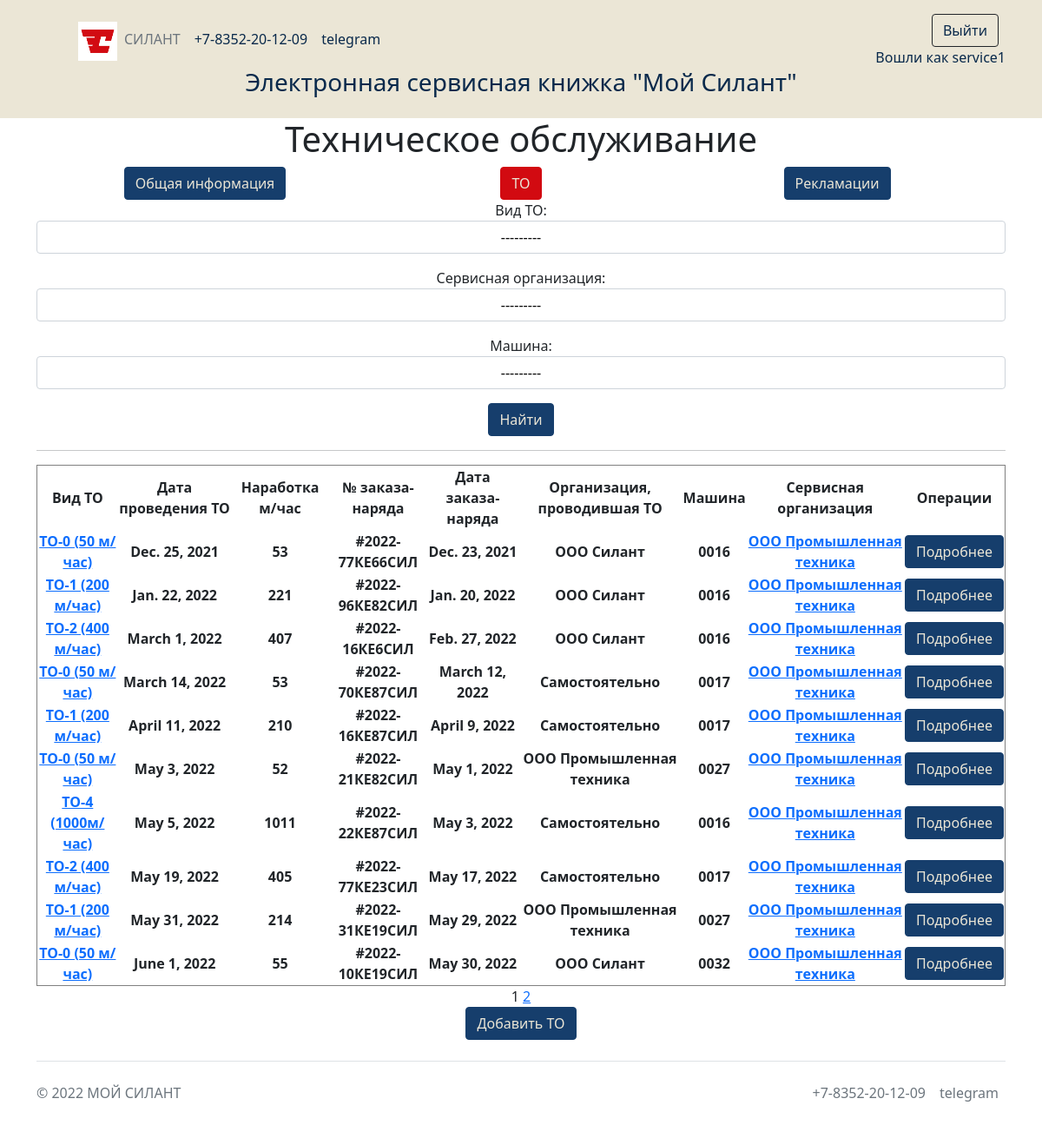
The page /cars/maintenances/ (signed in) on the database its author committed.
### silant/models.py (models this page shows, shortened)
class Maintenance(models.Model):
    type_maintenance = models.ForeignKey(Type_maintenance, on_delete=models.CASCADE, verbose_name='Вид ТО')
    maintenance_date = models.DateField(verbose_name='Дата проведения ТО')
    operating_time = models.IntegerField(verbose_name='Наработка м/час')
    work_order = models.TextField(max_length=50, verbose_name='№ заказа-наряда')
    date_work_order = models.DateField(verbose_name='Дата заказа-наряда')
    organization_maintenance = models.ForeignKey(Organization_maintenance, on_delete=models.CASCADE, verbose_name='Организация, проводившая ТО')
    car = models.ForeignKey(Car, on_delete=models.CASCADE, verbose_name='Машина')
    service_company = models.ForeignKey(Service_company, on_delete=models.CASCADE,verbose_name='Сервисная организация')
    class Meta:
        verbose_name = 'ТО'
        verbose_name_plural = 'ТО'
        ordering = ['maintenance_date']
        permissions = ( #Право для просмотра списка ТО других пользователей
            ('view_maintenance_noclient', 'maintenance view no client'),
            ('view_maintenance_noservice', 'Can view no service')
        )

class Base_dictionary(models.Model):
    name = models.TextField(unique=True, verbose_name='Название')
    description = models.TextField(blank=True, verbose_name='Описание')
    class Meta:
        abstract = True
    def __str__(self):
        return f'{self.name}'

class Type_maintenance(Base_dictionary):
    class Meta:
        verbose_name = 'Вид ТО'
        verbose_name_plural = 'Виды ТО'

class Organization_maintenance(Base_dictionary):
        class Meta:
            verbose_name = 'Организация, проводившая ТО'
            verbose_name_plural = 'Организации, проводившая ТО'

class Car(models.Model):
    serial_number = models.TextField(max_length=30, unique=True, db_index=True, verbose_name='Зав. № машины')
    technique_model = models.ForeignKey(Technique_model, on_delete=models.CASCADE, db_index=True, verbose_name='Модель техники')
    engine_model = models.ForeignKey(Engine_model, on_delete=models.CASCADE, db_index=True, verbose_name='Модель двигателя')
    engine_number = models.TextField(max_length=30, verbose_name='Зав. № двигателя')
    transmission_model = models.ForeignKey(Transmission_model, on_delete=models.CASCADE, db_index=True, verbose_name='Модель трансмиссии')
    transmission_number = models.TextField(max_length=50, verbose_name='Зав. № трансмиссии')
    drive_axle_model = models.ForeignKey(Drive_axle_model, on_delete=models.CASCADE, db_index=True, verbose_name='Модель ведущего моста')
    drive_axle_number = models.TextField(max_length=50, verbose_name='Зав. № ведущего моста')
    steerable_axle_model = models.ForeignKey(Steerable_axle_model, on_delete=models.CASCADE, db_index=True, verbose_name='Модель управляемого моста')
    steerable_axle_number = models.TextField(max_length=50, verbose_name='Зав. № управляемого моста')
    supply_contract = models.TextField(max_length=50, blank=True, verbose_name='Договор поставки №, дата.')
    shipping_date = models.DateField(db_index=True, verbose_name='Дата отгрузки с завода')
    consignee = models.TextField(max_length=50, blank=True, verbose_name='Грузополучатель (конечный потребитель)')
    delivery_address = models.TextField(max_length=150, blank=True, verbose_name='Адрес поставки (эксплуатации)')
    equipment = models.TextField(max_length=150, blank=True, verbose_name='Комплектация (доп. опции)')
    client = models.ForeignKey(Client, on_delete=models.CASCADE, null=True, blank=True, verbose_name='Клиент')
    service_company = models.ForeignKey(Service_company, on_delete=models.CASCADE, blank=True, verbose_name='Сервисная организация')
    def __str__(self):
        return f'{self.serial_number}'
    class Meta:
        verbose_name = 'Машины'
        verbose_name_plural = 'Машины'
        ordering = ['shipping_date']
        permissions = ( #Право для просмотра списка машин других пользователей
            ('view_car_noclient', 'Can view no client'),
            ('view_car_noservice', 'Can view no service')
        )

class Service_company(Base_dictionary):
    user = models.OneToOneField(User, on_delete=models.CASCADE, verbose_name='Имя пользователя')
    class Meta:
        verbose_name = 'Сервисная компания'
        verbose_name_plural = 'Сервисные компании'

### silant/views.py (the view)
# urls.py: path('maintenances/', MaintenanceList.as_view()),
class MaintenanceList(PermissionRequiredMixin, ListView): #Общий список ТО
    model = Maintenance
    ordering = 'date_work_order'
    template_name = 'Maintenance/Maintenances.html'
    permission_required = ('silant.view_maintenance',)
    context_object_name = 'maintenances'
    paginate_by = 10
    def get_queryset(self):
        queryset = super().get_queryset()
        if self.request.user.is_authenticated:
            if self.request.user.has_perm('silant.view_maintenance_noclient') == False: # авторизованный пользователь не имеет право просмотра всех записей машин
                queryset = Maintenance.objects.filter(car__client__user=self.request.user)
            else:
                if self.request.user.has_perm('silant.view_maintenance_noservice') == False:
                    queryset = Maintenance.objects.filter(service_company__user=self.request.user)
            self.filterset = MaintenanceFilter(self.request.GET, queryset)
        else:
            if not bool(self.request.GET):
                queryset = Maintenance.objects.none()
        return self.filterset.qs
    def get_context_data(self, **kwargs):
        context = super().get_context_data(**kwargs)
        context['filterset'] = self.filterset
        return context

### templates/Maintenance/Maintenances.html (shortened to what this page needs)
{% extends 'flatpages/default.html' %}
{% block content %}
    <h1>Техническое обслуживание</h1>
    {% if user.is_authenticated %}
    <div class="container">
        <div class="row">
        <div class="col">
            <a class="btn btn-silant-blue" href="/cars/">Общая информация</a>
        </div>
        <div class="col">
            <a class="btn btn-silant-red">ТО</a>
        </div>
        <div class="col">
            <a class="btn btn-silant-blue" href="/cars/complaints/">Рекламации</a>
        </div>
        </div>
    </div>
    {% endif %}
    <form action="" method="get">
            {{ filterset.form.as_p }}
            <input class="btn btn-silant-blue" type="submit" value="Найти" />
        </form>
    <hr>
    {% if maintenances %}
        <table border="1" style="text-align:center">
            <tr>
                <td><b>Вид ТО</b></td>
                <td><b>Дата проведения ТО</b></td>
                <td><b>Наработка м/час</b></td>
                <td><b>№ заказа-наряда</b></td>
                <td><b>Дата заказа-наряда</b></td>
                <td><b>Организация, проводившая ТО</b></td>
                <td><b>Машина</b></td>
                <td><b>Сервисная организация</b></td>
                <td><b>Операции</b></td>
            </tr>
            {% for maintenance in maintenances %}
            <tr>
                    <td><b><a href="dictionary/typeMaintenance/{{maintenance.type_maintenance.id}}/">{{ maintenance.type_maintenance }}</a></b></td>
                    <td><b>{{ maintenance.maintenance_date }}</a></b></td>
                    <td><b>{{ maintenance.operating_time }}</a></b></td>
                    <td><b>{{ maintenance.work_order }}</b></td>
                    <td><b>{{ maintenance.date_work_order }}</a></b></td>
                    <td><b>{{ maintenance.organization_maintenance }}</b></td>
                    <td><b>{{ maintenance.car }}</a></b></td>
                    <td><b><a href="dictionary/serviceCompany/{{maintenance.service_company.id}}/">{{ maintenance.service_company }}</a></b></td>
                    <td>
                        <a class="btn btn-silant-blue" href="/cars/maintenances/info">Подробнее</a>
            </tr>
            {% endfor %}
        </table>
    {% else %}
        <h2>Данных пока нет!</h2>
    {% endif %}
    {{ page_obj.number }}
    {% if page_obj.has_next %}
        <a href="?page={{ page_obj.next_page_number }}">{{ page_obj.next_page_number }}</a>
    {% endif %}
    <div>
        {% if user.is_authenticated and perms.silant.add_maintenance %}
            <a class="btn btn-silant-blue" href="/cars/maintenances/create">Добавить ТО</a>
        {% endif %}
    </div>
{% endblock content %}

### templates/flatpages/default.html (shortened to what this page needs)
<!DOCTYPE html>
{% load static %}
<html lang="ru">
    <head>
        <link href="{% static 'css/styles.css' %}" rel="stylesheet" />
        <link href="{% static 'css/custom.css' %}" rel="stylesheet" />
    </head>
    <body>
        <div class="wrapper">
            <header class="p-3 bg-dark bg-silent-sands text-header">
                <div class="container">
                    <div class="d-flex flex-wrap align-items-center justify-content-center justify-content-lg-start">
                        <a href="/" class="d-flex align-items-center mb-2 mb-lg-0 text-header text-decoration-none">
                        <svg class="bi me-2" width="40" height="32" role="img" aria-label="Bootstrap"><use xlink:href="#bootstrap"></use></svg>
                        </a>
                        <ul class="nav col-12 col-lg-auto me-lg-auto mb-2 justify-content-center mb-md-0">
                            <li><img width="45px" height="45px" src="/static/img/LogotypeHeader.jpg"></li>
                            <li><a href="#" class="nav-link px-2 text-secondary">СИЛАНТ</a></li>
                            <li><a href="tel:88352201209" class="nav-link px-2 text-header">+7-8352-20-12-09</a></li>
                            <li><a href="https://t.me/chzsa21" class="nav-link px-2 text-header">telegram</a></li>
                        </ul>
                        <div class="text-end">
                            {% if user.is_authenticated %}
                                <ul class="navbar-nav ms-auto">
                                    <li class="nav-item">
                                        <a class="btn btn-outline-dark me-2 text-header" href="/accounts/logout/">Выйти</a>
                                    </li>
                                </ul>
                            Вошли как {{request.user.username}}
                            {% else %}
                                <ul class="navbar-nav ms-auto">
                                    <li class="nav-item">
                                        <a class="btn btn-outline-dark me-2" href="/accounts/login/">Войти</a>
                                    </li>
                                </ul>
                            {% endif %}
                        </div>
                    </div>
                    <div class="nav col-12 col-lg-auto me-lg-auto mb-2 justify-content-center mb-md-0">
                        <h3>Электронная сервисная книжка "Мой Силант"</h3>
                    </div>
                </div>
            </header>
            <div class="container">
                <div class="row">
                    <div class="col-lg-12 text-center">
                        {% block content %}{% endblock content %}
                    </div>
                </div>
             </div>
             <div class="container">
                <footer class="d-flex flex-wrap justify-content-between align-items-center py-3 my-4 border-top">
                  <p class="col-md-4 mb-0 text-muted">© 2022 МОЙ СИЛАНТ</p>
                  <ul class="nav col-md-4 justify-content-end">
                    <li class="nav-item"><a href="tel:88352201209" class="nav-link px-2 text-muted">+7-8352-20-12-09</a></li>
                    <li class="nav-item"><a href="https://t.me/chzsa21" class="nav-link px-2 text-muted">telegram</a></li>
                  </ul>
                </footer>
              </div>
        </div>
    </body>
</html>

### static/css/custom.css (style rules this page uses)
:root { --silent-blue: #163e6c; --silent-dark-blue: #09294b; --silent-red: #d20a11; --silent-dark-red: #930f14; --silent-sands: #ebe6d6; }
.btn-silant-red { color: var(--silent-sands); background-color: var(--silent-red); border-color: var(--silent-red); }
.btn-silant-blue { color: var(--silent-sands); background-color: var(--silent-blue); border-color: var(--silent-blue); }
.bg-silent-sands { background-color: var(--silent-sands) !important; }
.text-header { color: var(--silent-dark-blue); }

### rows shown on the page
Maintenance: type_maintenance "ТО-0 (50 м/час)", maintenance_date "Dec. 25, 2021", operating_time "53", work_order "#2022-77КЕ66СИЛ", date_work_order "Dec. 23, 2021", organization_maintenance "ООО Силант", car "0016", service_company "ООО Промышленная техника"
Maintenance: type_maintenance "ТО-1 (200 м/час)", maintenance_date "Jan. 22, 2022", operating_time "221", work_order "#2022-96КЕ82СИЛ", date_work_order "Jan. 20, 2022", organization_maintenance "ООО Силант", car "0016", service_company "ООО Промышленная техника"
Maintenance: type_maintenance "ТО-2 (400 м/час)", maintenance_date "March 1, 2022", operating_time "407", work_order "#2022-16КЕ6СИЛ", date_work_order "Feb. 27, 2022", organization_maintenance "ООО Силант", car "0016", service_company "ООО Промышленная техника"
Maintenance: type_maintenance "ТО-0 (50 м/час)", maintenance_date "March 14, 2022", operating_time "53", work_order "#2022-70КЕ87СИЛ", date_work_order "March 12, 2022", organization_maintenance "Самостоятельно", car "0017", service_company "ООО Промышленная техника"
Maintenance: type_maintenance "ТО-1 (200 м/час)", maintenance_date "April 11, 2022", operating_time "210", work_order "#2022-16КЕ87СИЛ", date_work_order "April 9, 2022", organization_maintenance "Самостоятельно", car "0017", service_company "ООО Промышленная техника"
Maintenance: type_maintenance "ТО-0 (50 м/час)", maintenance_date "May 3, 2022", operating_time "52", work_order "#2022-21КЕ82СИЛ", date_work_order "May 1, 2022", organization_maintenance "ООО Промышленная техника", car "0027", service_company "ООО Промышленная техника"
Maintenance: type_maintenance "ТО-4 (1000м/час)", maintenance_date "May 5, 2022", operating_time "1011", work_order "#2022-22КЕ87СИЛ", date_work_order "May 3, 2022", organization_maintenance "Самостоятельно", car "0016", service_company "ООО Промышленная техника"
Maintenance: type_maintenance "ТО-2 (400 м/час)", maintenance_date "May 19, 2022", operating_time "405", work_order "#2022-77КЕ23СИЛ", date_work_order "May 17, 2022", organization_maintenance "Самостоятельно", car "0017", service_company "ООО Промышленная техника"
Maintenance: type_maintenance "ТО-1 (200 м/час)", maintenance_date "May 31, 2022", operating_time "214", work_order "#2022-31КЕ19СИЛ", date_work_order "May 29, 2022", organization_maintenance "ООО Промышленная техника", car "0027", service_company "ООО Промышленная техника"
Maintenance: type_maintenance "ТО-0 (50 м/час)", maintenance_date "June 1, 2022", operating_time "55", work_order "#2022-10КЕ19СИЛ", date_work_order "May 30, 2022", organization_maintenance "ООО Силант", car "0032", service_company "ООО Промышленная техника"

### other values the page prints
{{ request.user.username }} "service1"
{{ page_obj.number }} "1"
{{ page_obj.next_page_number }} "2"
